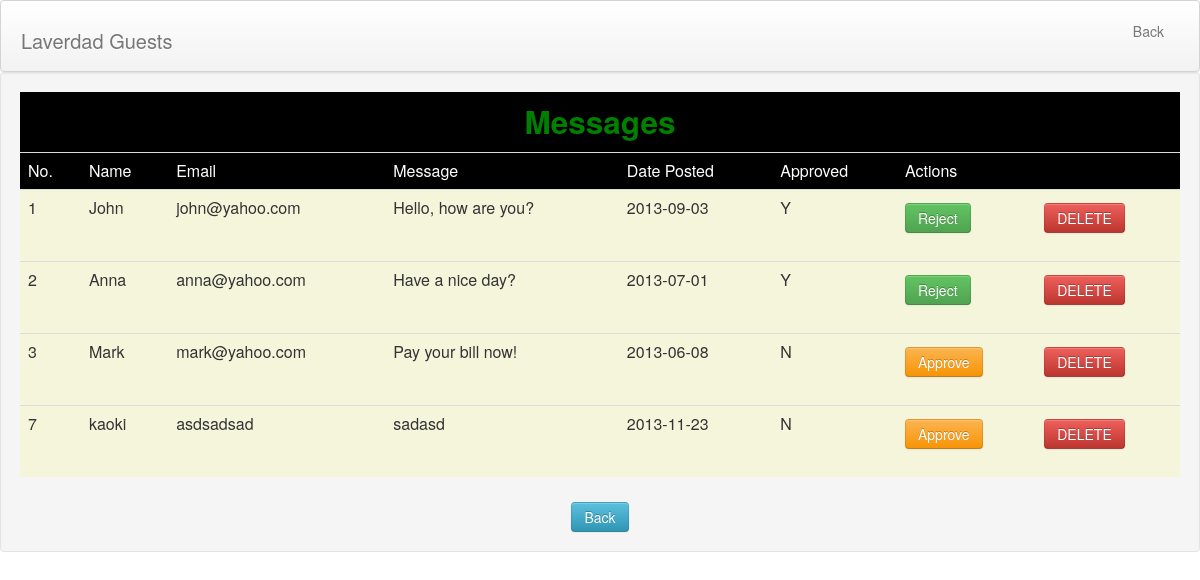
The app's page /view_all.php with its own data.
### tables this page shows
CREATE TABLE IF NOT EXISTS `messages` (
  `id` int(11) NOT NULL AUTO_INCREMENT,
  `name` varchar(100) NOT NULL,
  `message` varchar(200) NOT NULL,
  `email` varchar(100) NOT NULL,
  `date_posted` date NOT NULL,
  `is_approved` enum('Y','N') NOT NULL,
  PRIMARY KEY (`id`)
);

### MessageDAO.php (called while the page is built, shortened)
<?php
class MessageDAO {
    public static function getAllMessages() {
        $query = "SELECT * FROM messages";
        $result = mysql_query($query);
        $list = array();
        if(mysql_num_rows($result)>0){
            while($row = mysql_fetch_assoc($result)){
                    $list[] = $row;
            }
        }
        return $list;
    }
}
?>

### view_all.php (the view, shortened to what this page needs)
<?php
	$views = MessageDAO::getAllMessages();
?>
<link type = "text/css" rel = "stylesheet" href = "css/bootstrap.css" >
<div class="navbar">
        <div class="navbar-inner">
          <div class="container">
            <h1><a href="view_all.php" class="brand text-success">Laverdad Guests</a></h1>
            <div class="nav-collapse collapse">
              <ul class="nav pull-right">
                <li><a href="index.php" class="active-link">Back</a></li>
              </ul>
            </div>
          </div>
        </div>
	<div class = "container well">
		<table class = "table" style = "background:beige">
			<caption style = "background:black; color:green"><h2>Messages</h2></caption>
			<tr style = "background:black; color:white">
				<td>No.</td>
				<td>Name</td>
				<td>Email</td>
				<td>Message</td>
				<td>Date Posted</td>
				<td>Approved</td>
				<td>Actions</td>
				<td></td>
			</tr>
			<?php foreach ($views as $view):?>
			<tr>
				<td><?php echo $view['id'];?></td>
				<td><?php echo $view['name'];?></td>
				<td><?php echo $view['email'];?></td>
				<td><?php echo $view['message'];?></td>
				<td><?php echo $view['date_posted'];?></td>
				<td><?php echo $view['is_approved'];?></td>
				<td>
					<form action = "is_approved.php?id=<?php echo $view['id'];?>" method = 'POST'>
						<?php
						if($view['is_approved'] == 'Y'){
							echo "<input type = 'submit' name = 'approved' value = 'Reject' class = 'btn btn-success'>";
						}else{
							echo "<input type = 'submit' name = 'reject' value = 'Approve' class = 'btn btn-warning'>";
						}
						?>
						</form>
				</td>
				<td>
					<form action = "is_delete.php?id=<?php echo $view['id'];?>" method = 'POST'>
						<input type = 'submit' onclick = "alert('Deleted')" name = 'delete2' value = "DELETE" class = 'btn btn-danger'></form>
				</td>
			</tr>
			<?php endforeach;?>
		</table>
		<center><a href="index.php"><button class = "btn btn-info">Back</button></a></center>
	</div>
</div>

### records on screen
messages: id "1", name "John", email "john@yahoo.com", message "Hello, how are you?", date_posted "2013-09-03", is_approved "Y"
messages: id "2", name "Anna", email "anna@yahoo.com", message "Have a nice day?", date_posted "2013-07-01", is_approved "Y"
messages: id "3", name "Mark", email "mark@yahoo.com", message "Pay your bill now!", date_posted "2013-06-08", is_approved "N"
messages: id "7", name "kaoki", email "asdsadsad", message "sadasd", date_posted "2013-11-23", is_approved "N"
